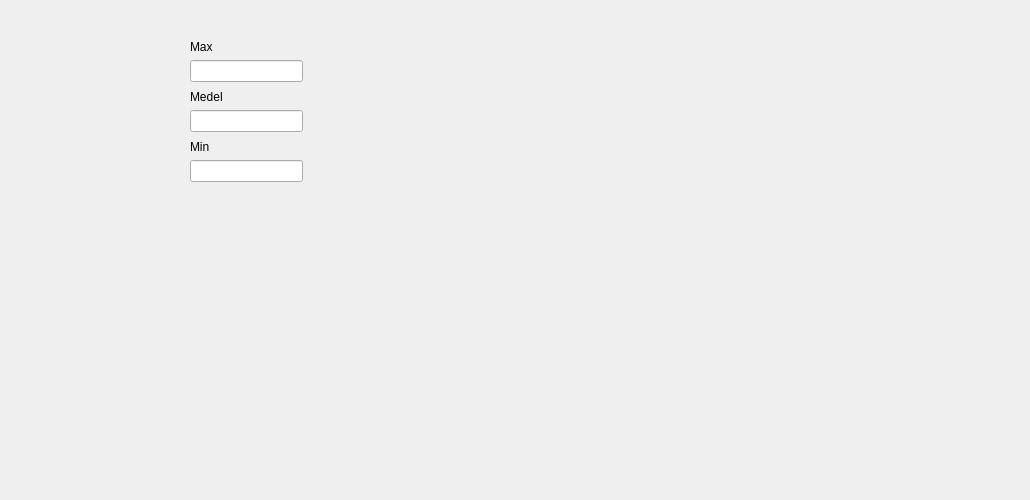
       <widget class="QWidget" name="tab_21">
        <attribute name="title">
         <string>Vmrg</string>
        </attribute>
        <widget class="QwtPlot" name="qwtPlotProfitMargin">
         <property name="geometry">
          <rect>
           <x>340</x>
           <y>10</y>
           <width>681</width>
           <height>481</height>
          </rect>
         </property>
        </widget>
        <widget class="QLineEdit" name="lineEditMaxProfitMargin">
         <property name="geometry">
          <rect>
           <x>190</x>
           <y>60</y>
           <width>113</width>
           <height>22</height>
          </rect>
         </property>
        </widget>
        <widget class="QLabel" name="label_78">
         <property name="geometry">
          <rect>
           <x>190</x>
           <y>140</y>
           <width>59</width>
           <height>14</height>
          </rect>
         </property>
         <property name="text">
          <string>Min</string>
         </property>
        </widget>
        <widget class="QLabel" name="labelResProfitMargin">
         <property name="geometry">
          <rect>
           <x>190</x>
           <y>20</y>
           <width>131</width>
           <height>16</height>
          </rect>
         </property>
         <property name="text">
          <string/>
         </property>
        </widget>
        <widget class="QLineEdit" name="lineEditAvgProfitMargin">
         <property name="geometry">
          <rect>
           <x>190</x>
           <y>110</y>
           <width>113</width>
           <height>22</height>
          </rect>
         </property>
        </widget>
        <widget class="QLineEdit" name="lineEditMinProfitMargin">
         <property name="geometry">
          <rect>
           <x>190</x>
           <y>160</y>
           <width>113</width>
           <height>22</height>
          </rect>
         </property>
        </widget>
        <widget class="QLabel" name="label_79">
         <property name="geometry">
          <rect>
           <x>190</x>
           <y>40</y>
           <width>59</width>
           <height>14</height>
          </rect>
         </property>
         <property name="text">
          <string>Max</string>
         </property>
        </widget>
        <widget class="QLabel" name="label_80">
         <property name="geometry">
          <rect>
           <x>190</x>
           <y>90</y>
           <width>59</width>
           <height>14</height>
          </rect>
         </property>
         <property name="text">
          <string>Medel</string>
         </property>
        </widget>
       </widget>
